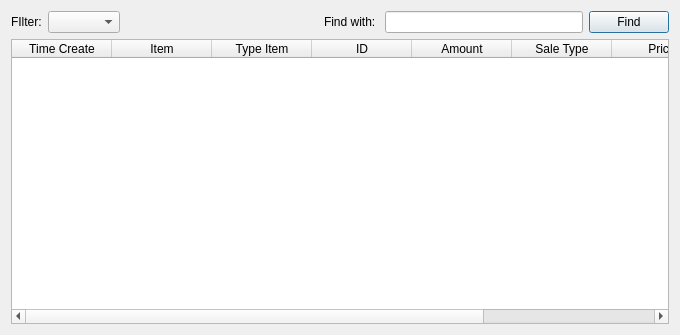
<?xml version="1.0" encoding="UTF-8"?>
<ui version="4.0">
 <class>DialogBillStatistic</class>
 <widget class="QDialog" name="DialogBillStatistic">
  <property name="geometry">
   <rect>
    <x>0</x>
    <y>0</y>
    <width>680</width>
    <height>335</height>
   </rect>
  </property>
  <property name="windowTitle">
   <string>Dialog</string>
  </property>
  <layout class="QVBoxLayout" name="verticalLayout">
   <item>
    <layout class="QHBoxLayout" name="horizontalLayout">
     <item>
      <widget class="QLabel" name="lblFilter">
       <property name="text">
        <string>FIlter:</string>
       </property>
      </widget>
     </item>
     <item>
      <widget class="QComboBox" name="comboFilter"/>
     </item>
     <item>
      <spacer name="horizontalSpacer">
       <property name="orientation">
        <enum>Qt::Horizontal</enum>
       </property>
       <property name="sizeHint" stdset="0">
        <size>
         <width>40</width>
         <height>20</height>
        </size>
       </property>
      </spacer>
     </item>
     <item>
      <widget class="QLabel" name="lblFind">
       <property name="text">
        <string>Find with: </string>
       </property>
      </widget>
     </item>
     <item>
      <widget class="QLineEdit" name="editFind"/>
     </item>
     <item>
      <widget class="QPushButton" name="btnFind">
       <property name="text">
        <string>Find</string>
       </property>
      </widget>
     </item>
    </layout>
   </item>
   <item>
    <widget class="QTreeWidget" name="treeBill">
     <column>
      <property name="text">
       <string>Time Create</string>
      </property>
      <property name="textAlignment">
       <set>AlignCenter</set>
      </property>
     </column>
     <column>
      <property name="text">
       <string>Item</string>
      </property>
      <property name="textAlignment">
       <set>AlignCenter</set>
      </property>
     </column>
     <column>
      <property name="text">
       <string>Type Item</string>
      </property>
      <property name="textAlignment">
       <set>AlignCenter</set>
      </property>
     </column>
     <column>
      <property name="text">
       <string>ID</string>
      </property>
      <property name="textAlignment">
       <set>AlignCenter</set>
      </property>
     </column>
     <column>
      <property name="text">
       <string>Amount</string>
      </property>
      <property name="textAlignment">
       <set>AlignCenter</set>
      </property>
     </column>
     <column>
      <property name="text">
       <string>Sale Type</string>
      </property>
      <property name="textAlignment">
       <set>AlignCenter</set>
      </property>
     </column>
     <column>
      <property name="text">
       <string>Price</string>
      </property>
      <property name="textAlignment">
       <set>AlignCenter</set>
      </property>
     </column>
     <column>
      <property name="text">
       <string>User Create</string>
      </property>
      <property name="textAlignment">
       <set>AlignCenter</set>
      </property>
     </column>
     <column>
      <property name="text">
       <string>Notice</string>
      </property>
      <property name="textAlignment">
       <set>AlignCenter</set>
      </property>
     </column>
    </widget>
   </item>
  </layout>
 </widget>
 <tabstops>
  <tabstop>comboFilter</tabstop>
  <tabstop>editFind</tabstop>
  <tabstop>btnFind</tabstop>
  <tabstop>treeBill</tabstop>
 </tabstops>
 <resources/>
 <connections/>
</ui>
